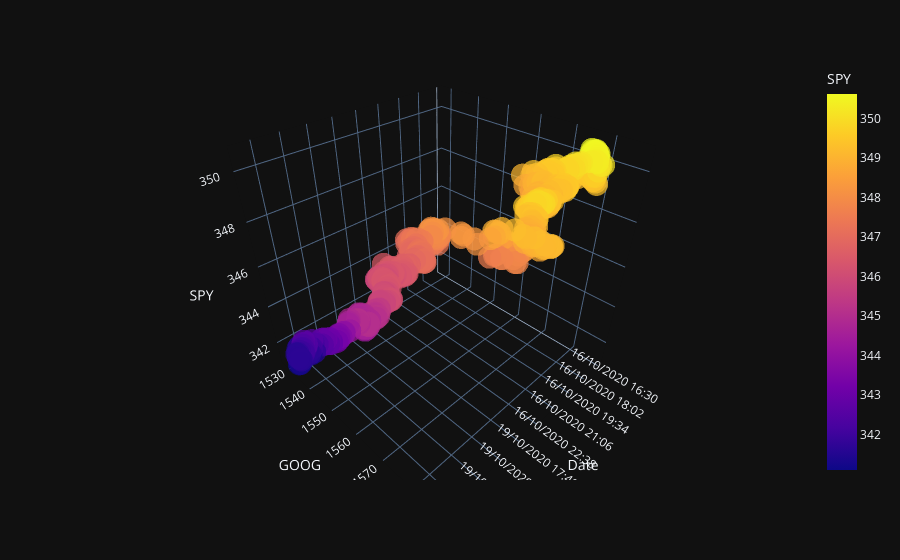

The cell this chart's notebook holds for it:
### Code cell
fig = px.scatter_3d(
    df_stocks,
    x='Date',
    y='GOOG',
    z='SPY',
    color='SPY',
    opacity=0.7,
    template='plotly_dark'
)
fig
# fig = px.line_3d(
#     df_stocks,
#     x='Date',
#     y='GOOG',
#     z='SPY',
#     color='SPY',
#     template='plotly_dark'
# )
# fig

### Figure 1 — Plotly figure (JSON) as saved in the notebook; plotly's stock layout.template omitted (floating-point values rounded to 4 significant figures; data arrays with more than 128 entries replaced by an {"elided": "..."} marker saying what was removed)
{"data": [{"hovertemplate": "Date=%{x}<br>GOOG=%{y}<br>SPY=%{marker.color}<extra></extra>", "legendgroup": "", "marker": {"color": {"elided": "780 float values"}, "coloraxis": "coloraxis", "opacity": 0.7, "symbol": "circle"}, "mode": "markers", "name": "", "scene": "scene", "showlegend": false, "type": "scatter3d", "x": {"elided": "780 str values"}, "y": {"elided": "780 float values"}, "z": {"elided": "780 float values"}}], "layout": {"autosize": true, "coloraxis": {"colorbar": {"title": {"text": "SPY"}}, "colorscale": [[0, "#0d0887"], [0.1111, "#46039f"], [0.2222, "#7201a8"], [0.3333, "#9c179e"], [0.4444, "#bd3786"], [0.5556, "#d8576b"], [0.6667, "#ed7953"], [0.7778, "#fb9f3a"], [0.8889, "#fdca26"], [1, "#f0f921"]]}, "legend": {"tracegroupgap": 0}, "margin": {"t": 60}, "scene": {"aspectmode": "auto", "aspectratio": {"x": 1, "y": 1, "z": 1}, "camera": {"center": {"x": 0, "y": 0, "z": 0}, "eye": {"x": 1.131, "y": 1.131, "z": 1.131}, "projection": {"type": "perspective"}, "up": {"x": 0, "y": 0, "z": 1}}, "domain": {"x": [0, 1], "y": [0, 1]}, "xaxis": {"title": {"text": "Date"}, "type": "category"}, "yaxis": {"title": {"text": "GOOG"}, "type": "linear"}, "zaxis": {"title": {"text": "SPY"}, "type": "linear"}}}}
